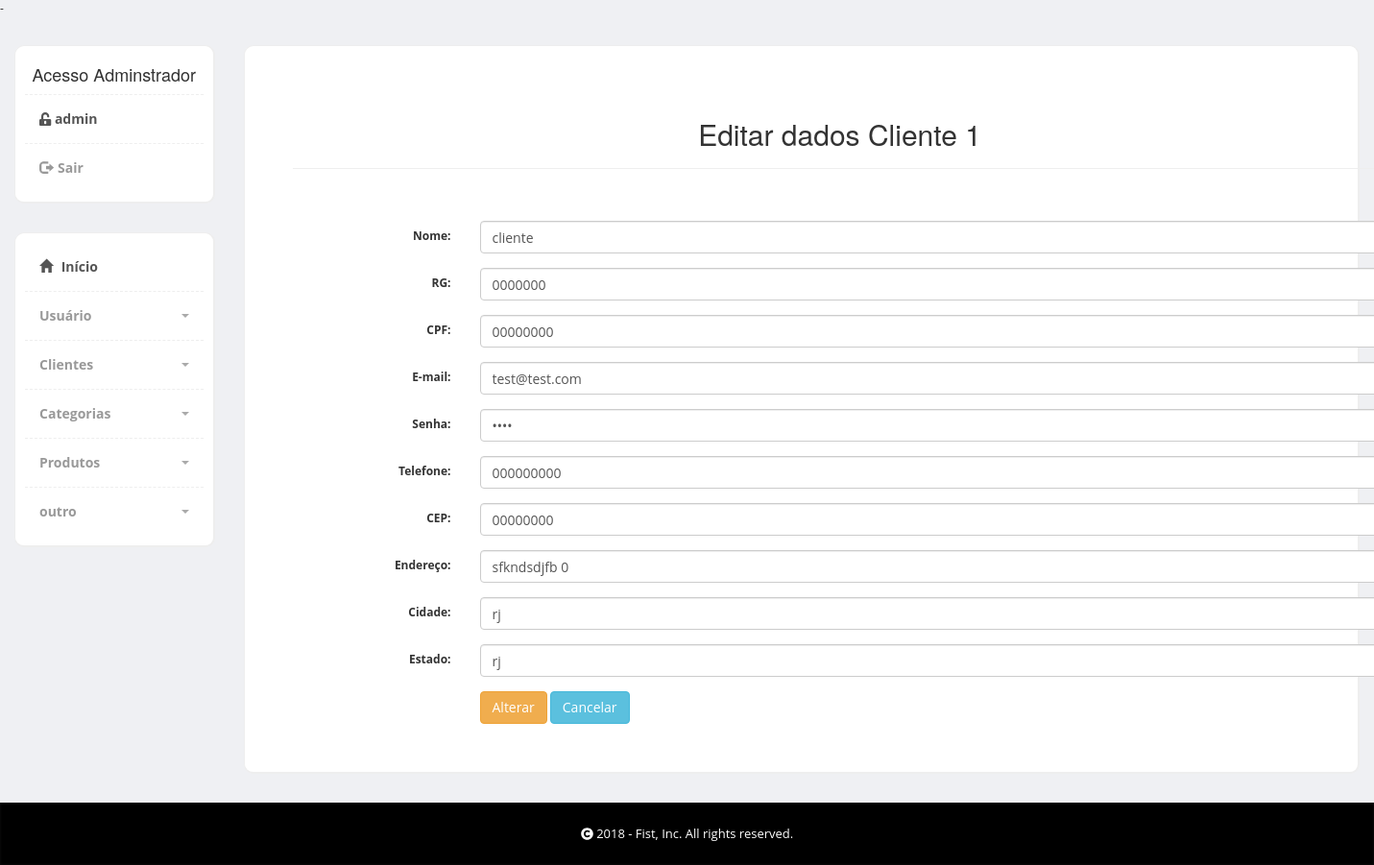
Screenshot of /first/admin/Cliente_Editar.php?idcliente=1 (signed in) with the database file from the repository.
### tables this page shows
CREATE TABLE `cliente` (
  `idcliente` int(11) NOT NULL,
  `nome` varchar(100) DEFAULT NULL,
  `rg` varchar(15) DEFAULT NULL,
  `cpf` varchar(14) DEFAULT NULL,
  `email` varchar(45) DEFAULT NULL,
  `senha` varchar(45) DEFAULT NULL,
  `telefone` varchar(15) DEFAULT NULL,
  `cep` varchar(11) DEFAULT NULL,
  `endereco` varchar(100) DEFAULT NULL,
  `cidade` varchar(100) DEFAULT NULL,
  `estado` varchar(80) DEFAULT NULL
);

### first/admin/Cliente_Editar.php (the view, shortened to what this page needs)
<?php
	include_once("conexao.php");
	$idcliente = $_GET['idcliente'];
	$result_cliente = "SELECT * FROM cliente WHERE idcliente = '$idcliente' LIMIT 1";
	$resultado_cliente= mysqli_query($conn, $result_cliente);
	$row_cliente = mysqli_fetch_assoc($resultado_cliente);
?>
    <?php include "includes/header.php" ?>
    <section class="container-fluid">
        <div class="col-md-10">
            <div class="row">
                <div class="col-md-12">
                    <div class="content-box-large">
                        <div class="panel-body">
                            <div class="container theme-showcase" role="main">
                                <div class="page-header">
                                    <center>
                                        <h2>Editar dados Cliente
                                            <?php echo $idcliente; ?>
                                        </h2>
                                    </center>
                                </div>
                                <br><br>
                                <form class="form-horizontal" method="POST" action="Cliente_Editar_Processar.php" enctype="multipart/form-data">
                                    <div class="form-group">
                                        <label class="col-sm-2 control-label">Nome:</label>
                                        <div class="col-sm-10">
                                            <input type="text" name="nome" class="form-control" id="inputEmail3" placeholder="Nome Completo" value="<?php echo $row_cliente['nome']; ?>" required="required">
                                        </div>
                                    </div>
                                    <div class="form-group">
                                        <label class="col-sm-2 control-label">RG:</label>
                                        <div class="col-sm-10">
                                            <input type="text" name="rg" class="form-control" id="inputEmail3" placeholder="########-#" value="<?php echo $row_cliente['rg']; ?>" required="required">
                                        </div>
                                    </div>
                                    <div class="form-group">
                                        <label class="col-sm-2 control-label">CPF:</label>
                                        <div class="col-sm-10">
                                            <input type="text" name="cpf" class="form-control" id="inputEmail3" placeholder="#########-##" value="<?php echo $row_cliente['cpf']; ?>" required="required">
                                        </div>
                                    </div>
                                    <div class="form-group">
                                        <label class="col-sm-2 control-label">E-mail:</label>
                                        <div class="col-sm-10">
                                            <input type="text" name="email" class="form-control" id="inputEmail3" placeholder="exemplo@exemplo.com" value="<?php echo $row_cliente['email']; ?>" required="required">
                                        </div>
                                    </div>
                                    <div class="form-group">
                                        <label class="col-sm-2 control-label">Senha:</label>
                                        <div class="col-sm-10">
                                            <input type="password" name="senha" class="form-control" id="inputEmail3" placeholder="******" value="<?php echo $row_cliente['senha']; ?>" required="required">
                                        </div>
                                    </div>
                                    <div class="form-group">
                                        <label class="col-sm-2 control-label">Telefone:</label>
                                        <div class="col-sm-10">
                                            <input type="text" name="telefone" class="form-control" id="inputEmail3" placeholder="DDD #####-####" value="<?php echo $row_cliente['telefone']; ?>" required="required">
                                        </div>
                                    </div>
                                    <div class="form-group">
                                        <label class="col-sm-2 control-label">CEP:</label>
                                        <div class="col-sm-10">
                                            <input type="text" name="cep" class="form-control" id="inputEmail3" placeholder="CEP" value="<?php echo $row_cliente['cep']; ?>" required="required">
                                        </div>
                                    </div>
                                    <div class="form-group">
                                        <label class="col-sm-2 control-label">Endereço:</label>
                                        <div class="col-sm-10">
                                            <input type="text" name="endereco" class="form-control" id="inputEmail3" placeholder="Endereco Completo" value="<?php echo $row_cliente['endereco']; ?>" required="required">
                                        </div>
                                    </div>
                                    <div class="form-group">
                                        <label class="col-sm-2 control-label">Cidade:</label>
                                        <div class="col-sm-10">
                                            <input type="text" name="cidade" class="form-control" id="inputEmail3" placeholder="Cidade" value="<?php echo $row_cliente['cidade']; ?>" required="required">
                                        </div>
                                    </div>
                                    <div class="form-group">
                                        <label class="col-sm-2 control-label">Estado:</label>
                                        <div class="col-sm-10">
                                            <input type="text" name="estado" class="form-control" id="inputEmail3" placeholder="Estado" value="<?php echo $row_cliente['estado']; ?>" required="required">
                                        </div>
                                    </div>
                                    <div class="form-group">
                                        <div class="col-sm-offset-2 col-sm-10">
                                            <button type="submit" class="btn btn-warning">Alterar</button>
                                            <a type="button" class="btn btn-info" href="Usuario_lista.php">Cancelar</a>
                                        </div>
                                    </div>
                                </form>
                            </div>
                        </div>
                    </div>
                </div>
            </div>
        </div>
    </section>
    </div>
    <?php include "includes/footer.php" ?>

### first/admin/css/styles.css (style rules this page uses)
body { font-family: 'Open Sans', sans-serif; position: relative; margin: 0px; font-size: 12px; padding: 0px; }
.content-box, .content-box-large { margin-bottom: 30px; background: #fff; border-radius: 10px; padding: 10px; border-left: 1px solid #eee; border-top: 1px solid #eee; border-right: 2px solid #eee; border-bottom: 2px solid #eee; }
.content-box-large { padding: 20px; }
body { background-color: #eff0f3; }
.panel-body { clear: both; }

### rows the page displays
cliente: nome "cliente", rg "0000000", cpf "00000000", email "test@test.com", telefone "000000000", cep "00000000", endereco "sfkndsdjfb 0", cidade "rj", estado "rj"

### other values shown
$_SESSION['login'] "admin"
$idcliente "1"
